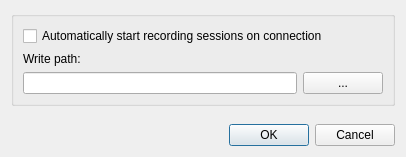
<?xml version="1.0" encoding="UTF-8"?>
<ui version="4.0">
 <class>RecordSettingsDialog</class>
 <widget class="QDialog" name="RecordSettingsDialog">
  <property name="geometry">
   <rect>
    <x>0</x>
    <y>0</y>
    <width>406</width>
    <height>157</height>
   </rect>
  </property>
  <property name="windowTitle">
   <string>Recording Settings</string>
  </property>
  <layout class="QVBoxLayout" name="verticalLayout_2">
   <item>
    <widget class="QGroupBox" name="groupBox">
     <property name="title">
      <string/>
     </property>
     <layout class="QVBoxLayout" name="verticalLayout">
      <item>
       <widget class="QCheckBox" name="checkbox_autostart">
        <property name="text">
         <string>Automatically start recording sessions on connection</string>
        </property>
       </widget>
      </item>
      <item>
       <widget class="QLabel" name="label">
        <property name="text">
         <string>Write path:</string>
        </property>
       </widget>
      </item>
      <item>
       <layout class="QHBoxLayout" name="horizontalLayout">
        <item>
         <widget class="QLineEdit" name="edit_dir">
          <property name="sizePolicy">
           <sizepolicy hsizetype="Expanding" vsizetype="Fixed">
            <horstretch>0</horstretch>
            <verstretch>0</verstretch>
           </sizepolicy>
          </property>
          <property name="readOnly">
           <bool>false</bool>
          </property>
         </widget>
        </item>
        <item>
         <widget class="QPushButton" name="button_select_dir">
          <property name="sizePolicy">
           <sizepolicy hsizetype="Fixed" vsizetype="Fixed">
            <horstretch>0</horstretch>
            <verstretch>0</verstretch>
           </sizepolicy>
          </property>
          <property name="text">
           <string notr="true">...</string>
          </property>
         </widget>
        </item>
       </layout>
      </item>
     </layout>
    </widget>
   </item>
   <item>
    <spacer name="verticalSpacer">
     <property name="orientation">
      <enum>Qt::Orientation::Vertical</enum>
     </property>
     <property name="sizeHint" stdset="0">
      <size>
       <width>20</width>
       <height>5</height>
      </size>
     </property>
    </spacer>
   </item>
   <item>
    <widget class="DialogButtonBox" name="buttonbox">
     <property name="standardButtons">
      <set>QDialogButtonBox::StandardButton::Cancel|QDialogButtonBox::StandardButton::Ok</set>
     </property>
    </widget>
   </item>
  </layout>
 </widget>
 <customwidgets>
  <customwidget>
   <class>DialogButtonBox</class>
   <extends>QDialogButtonBox</extends>
   <header>common/ui/dialog_button_box.h</header>
  </customwidget>
 </customwidgets>
 <resources/>
 <connections/>
</ui>
